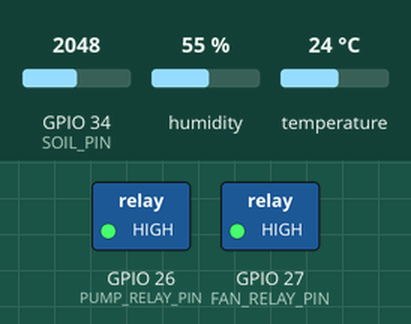
Recording of a sketch running on a simulated ESP32. Parts: switched loads named in the sketch (green lamp = pin HIGH). Inputs (shaded band) come from the test bench; at power-on: temperature 24 °C, GPIO 34 (SOIL_PIN) = 2048, humidity 55 %. WiFi joins after 1.5 s; servers stay silent unless stated; uploads are accepted with an empty reply; what the sketch prints to the serial monitor is not drawn.

Above: at 2.7 s.
2.8 s: temperature set to 31 °C
16.8 s: temperature set to 34 °C
28.2 s: GPIO 34 (SOIL_PIN) set to 2431
At 33.0 s:
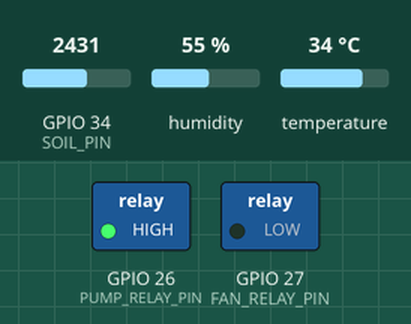
39.6 s: GPIO 34 (SOIL_PIN) set to 2546
At 47.8 s:
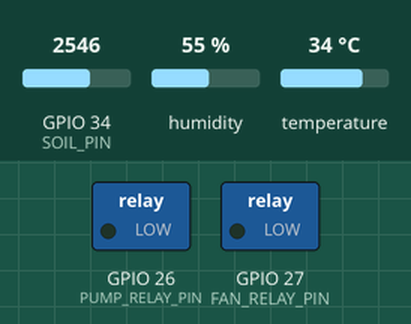
51.0 s: temperature set to 12 °C
At 63.6 s:
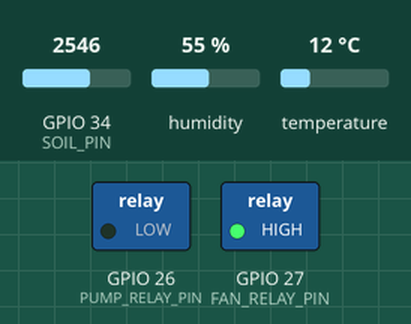
63.9 s: temperature set to 33 °C
At 78.6 s:
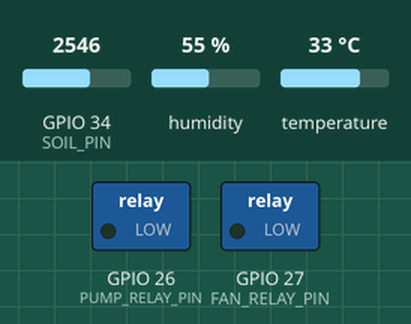
Timing chart, 0 to 78.9 s (numbered marks = the images above; inputs shaded):
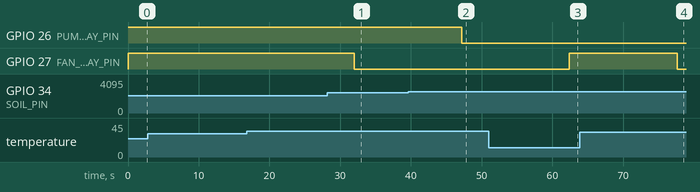

The sketch:

esp32_greenhouse.ino
```cpp
/* ESP32 starter: DHT11 + capacitive soil sensor + low-voltage relay tests.
   Calibrate soil values. Never connect mains loads without rated isolation,
   protection, enclosure and qualified supervision. */
#include <WiFi.h>
#include <HTTPClient.h>
#include "DHT.h"
#define DHTPIN 4
#define DHTTYPE DHT11
#define SOIL_PIN 34
#define PUMP_RELAY_PIN 26
#define FAN_RELAY_PIN 27
const char* WIFI_SSID="YOUR_WIFI_NAME";
const char* WIFI_PASSWORD="YOUR_WIFI_PASSWORD";
const char* API_URL="https://YOUR-VERCEL-DOMAIN.vercel.app/api/telemetry";
const char* DEVICE_TOKEN="CHANGE_THIS_TOKEN";
DHT dht(DHTPIN,DHTTYPE);
const int SOIL_DRY=3000,SOIL_WET=1300,SOIL_WATER_THRESHOLD=30;
const float TEMP_FAN_THRESHOLD=32.0;
void setup(){Serial.begin(115200);pinMode(PUMP_RELAY_PIN,OUTPUT);pinMode(FAN_RELAY_PIN,OUTPUT);digitalWrite(PUMP_RELAY_PIN,HIGH);digitalWrite(FAN_RELAY_PIN,HIGH);dht.begin();WiFi.begin(WIFI_SSID,WIFI_PASSWORD);while(WiFi.status()!=WL_CONNECTED){delay(500);Serial.print(".");}Serial.println(" Wi-Fi connected");}
void loop(){float h=dht.readHumidity(),t=dht.readTemperature();int raw=analogRead(SOIL_PIN);int soil=constrain(map(raw,SOIL_DRY,SOIL_WET,0,100),0,100);if(isnan(h)||isnan(t)){digitalWrite(PUMP_RELAY_PIN,HIGH);digitalWrite(FAN_RELAY_PIN,HIGH);delay(3000);return;}bool pump=soil<SOIL_WATER_THRESHOLD,fan=t>TEMP_FAN_THRESHOLD;digitalWrite(PUMP_RELAY_PIN,pump?LOW:HIGH);digitalWrite(FAN_RELAY_PIN,fan?LOW:HIGH);sendTelemetry(t,h,soil,raw,pump,fan);delay(15000);}
void sendTelemetry(float t,float h,int soil,int raw,bool pump,bool fan){if(WiFi.status()!=WL_CONNECTED)return;HTTPClient http;http.begin(API_URL);http.addHeader("Content-Type","application/json");http.addHeader("x-device-token",DEVICE_TOKEN);String body="{\"temperature\":"+String(t,1)+",\"humidity\":"+String(h,1)+",\"soilMoisture\":"+String(soil)+",\"soilRaw\":"+String(raw)+",\"pumpOn\":"+String(pump?"true":"false")+",\"fanOn\":"+String(fan?"true":"false")+"}";int code=http.POST(body);Serial.printf("Telemetry HTTP status: %d\\n",code);http.end();}
```

Measured:
- the behaviour switches between 2490 and 2491 on GPIO 34 (SOIL_PIN) (found by bisection; images 1 and 2)
- after the input at 2.8 s, every drawn part: stays the same
- after the input at 16.8 s, every drawn part: stays the same
- after the input at 39.6 s, GPIO 26 (PUMP_RELAY_PIN): HIGH → LOW after 7.6 s
- after the input at 51.0 s, GPIO 27 (FAN_RELAY_PIN): LOW → HIGH after 11.4 s
- after the input at 63.9 s, GPIO 27 (FAN_RELAY_PIN): HIGH → LOW after 13.7 s
